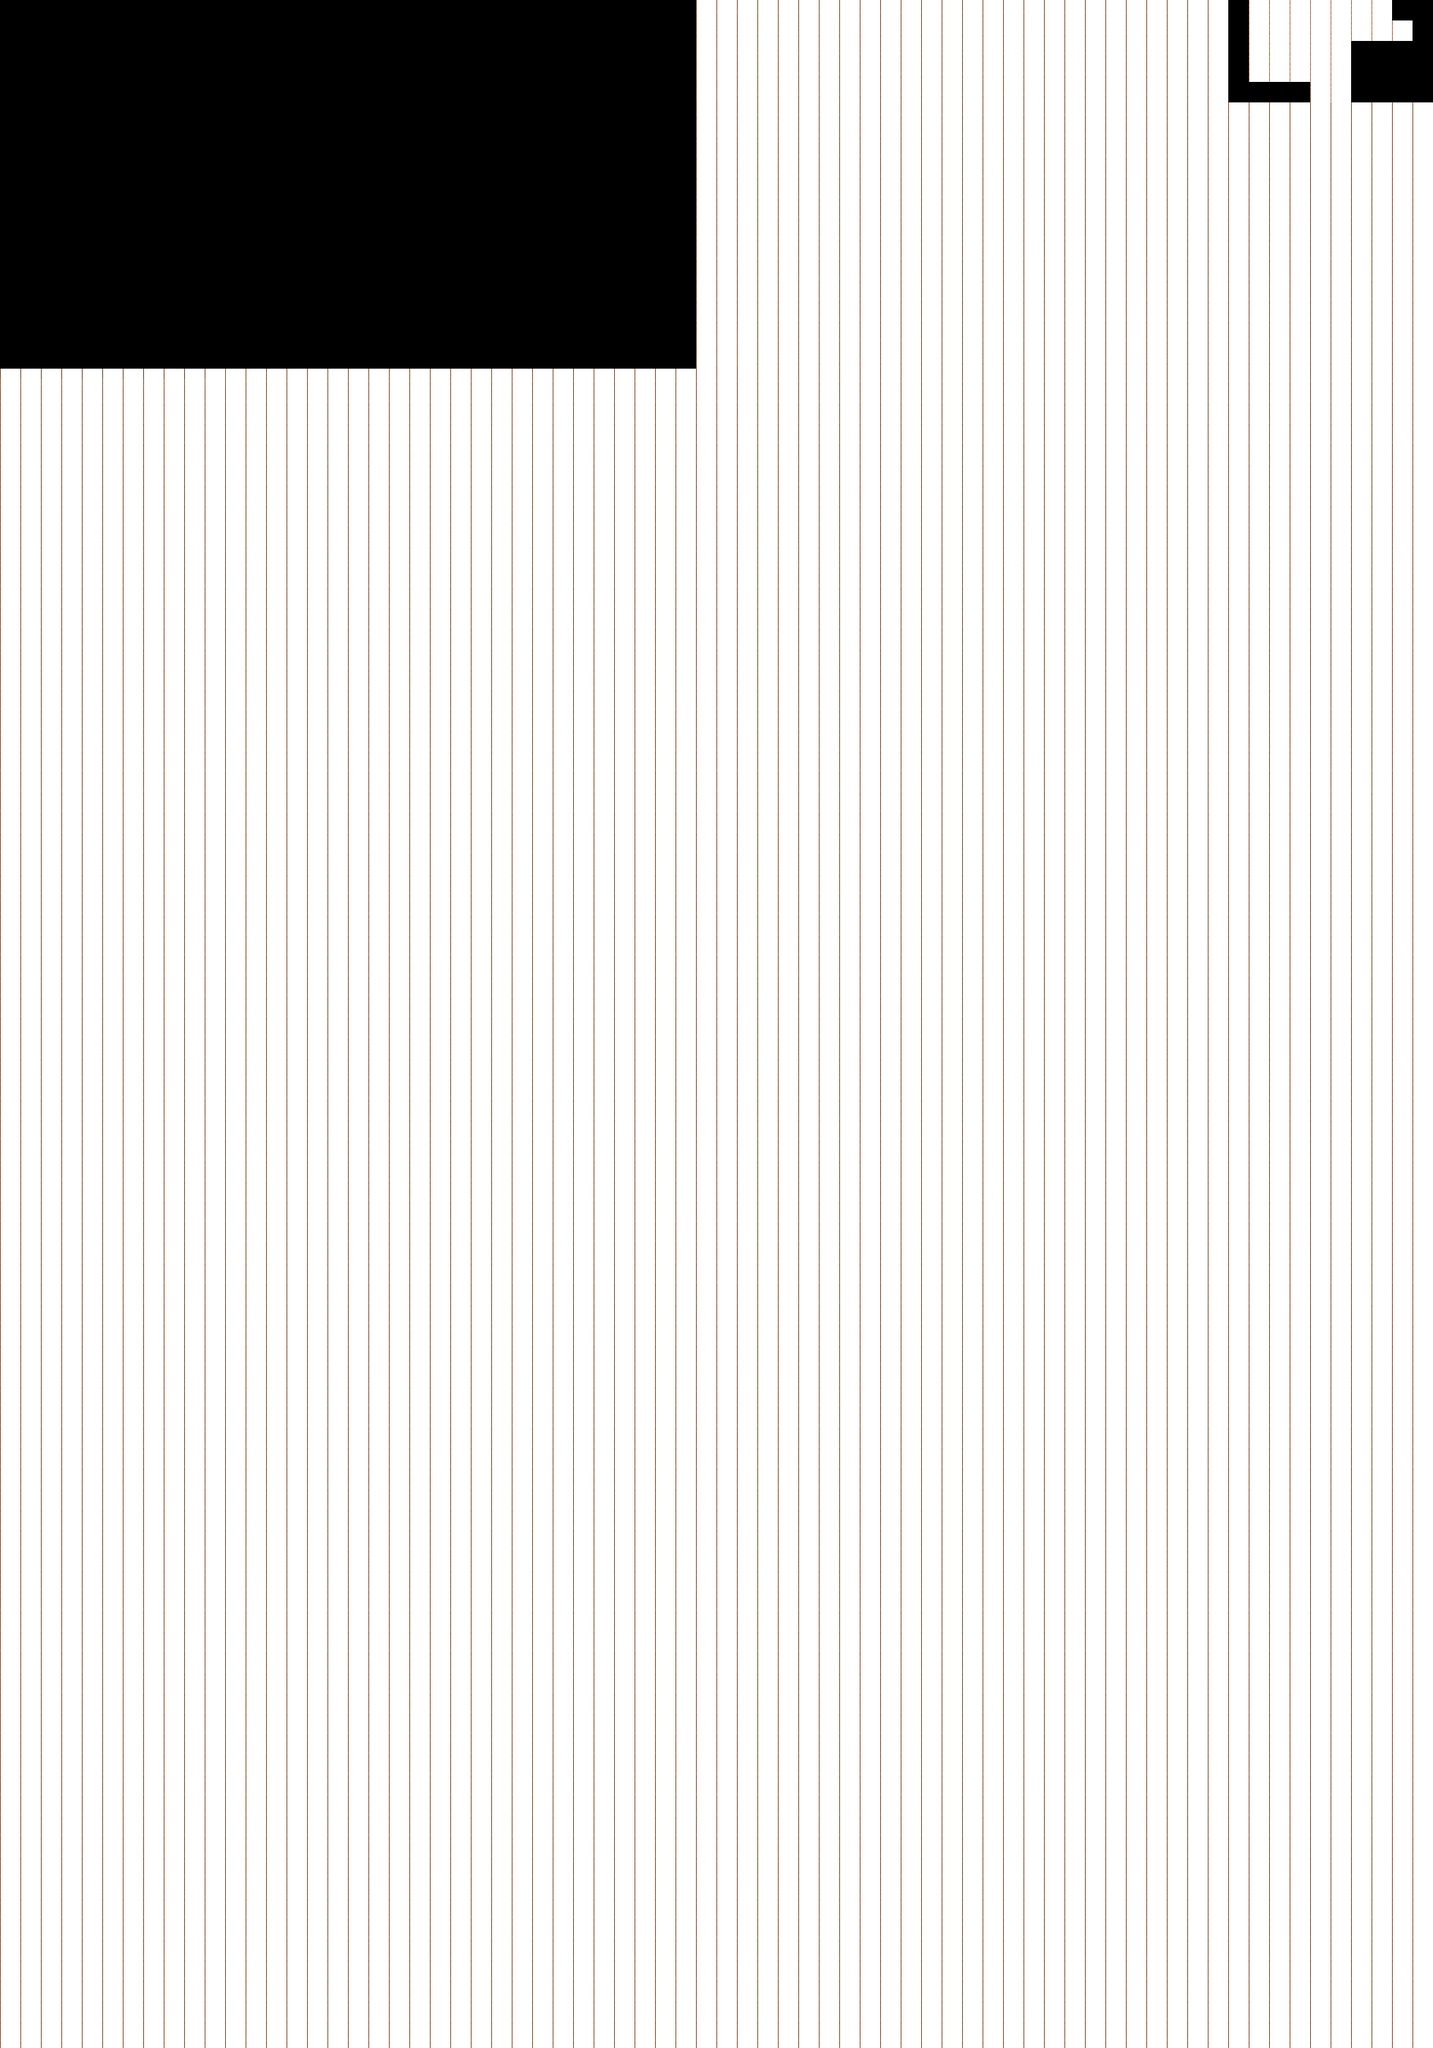

Tiled map render using the project's own tile images. Description and the map definition, with tile-layer contents summarised, below:
An orthogonal 70x100 tile map with 32x32 px tiles, 3 tile layers (Map Layer, Foliage Layer, PATHING), 4 tilesets and 24 objects.

<map version="1.9" tiledversion="1.9.2" orientation="orthogonal" renderorder="right-down" width="70" height="100" tilewidth="32" tileheight="32" infinite="0" nextlayerid="9" nextobjectid="60">
 <editorsettings>
  <export target="test.csv" format="csv" />
 </editorsettings>
 <tileset firstgid="1" source="PC Computer - Warcraft 2 - Wasteland Tiles.tsx" />
 <tileset firstgid="381" source="kisspng-tile-based-video-game-rpg-maker-vx-tree-5af5b6981470c8.0830347815260525040837.tsx" />
 <tileset firstgid="654" source="PATH.tsx" />
 <tileset firstgid="656" source="SNES - Harvest Moon - Village Egg Festival.tsx" />
 <layer id="1" name="Map Layer" width="70" height="100">
  <data>[7000 cells, 7000 non-empty, 41 distinct tile ids]</data>
 </layer>
 <layer id="6" name="Foliage Layer" width="70" height="100">
  <data>[7000 cells, 476 non-empty, 144 distinct tile ids]</data>
 </layer>
 <layer id="7" name="PATHING" width="70" height="100">
  <data>[7000 cells, 7000 non-empty, 2 distinct tile ids]</data>
 </layer>
 <objectgroup id="8" name="Objects">
  <object id="14" x="250" y="31.3333" width="41.3333" height="66.3333" />
  <object id="16" x="21.3333" y="176" width="42.6667" height="85.3333" />
  <object id="19" x="0.666667" y="306" width="320" height="270.667" />
  <object id="20" x="0" y="287" width="25.5" height="22.5" />
  <object id="21" x="448" y="-1.33333" width="98.6667" height="66.6667" />
  <object id="28" x="306" y="271" width="49" height="29" />
  <object id="29" x="322" y="527" width="351" height="46" />
  <object id="30" x="801" y="517" width="288" height="56" />
  <object id="31" x="1074" y="0" width="15" height="518" />
  <object id="32" x="868" y="160" width="86" height="95" />
  <object id="33" x="895" y="126" width="33" height="34" />
  <object id="35" x="1041" y="68" width="29" height="58" />
  <object id="36" x="1042" y="6" width="29" height="54" />
  <object id="37" x="669" y="-2" width="101" height="61" />
  <object id="38" x="367" y="306" width="207" height="140" />
  <object id="39" x="336" y="304" width="16" height="17">
   <properties>
    <property name="interactable" value="2" />
    <property name="intertype" value="cont" />
   </properties>
  </object>
  <object id="43" x="353" y="230" width="27" height="53" />
  <object id="44" x="365" y="0" width="21" height="86" />
  <object id="49" x="491" y="37" width="23" height="27">
   <properties>
    <property name="interactable" value="1" />
    <property name="intertype" value="door" />
   </properties>
  </object>
  <object id="52" x="2221" y="-1.5" width="12.5" height="147" />
  <object id="54" x="2190.83" y="14.5" width="17" height="19">
   <properties>
    <property name="interactable" value="3" />
    <property name="intertype" value="cont" />
   </properties>
  </object>
  <object id="55" x="2131" y="66.5" width="79" height="68.1667" />
  <object id="58" x="1933.33" y="0.666667" width="14.6667" height="142.667" />
  <object id="59" x="1934.67" y="125.333" width="105.333" height="18" />
 </objectgroup>
</map>
